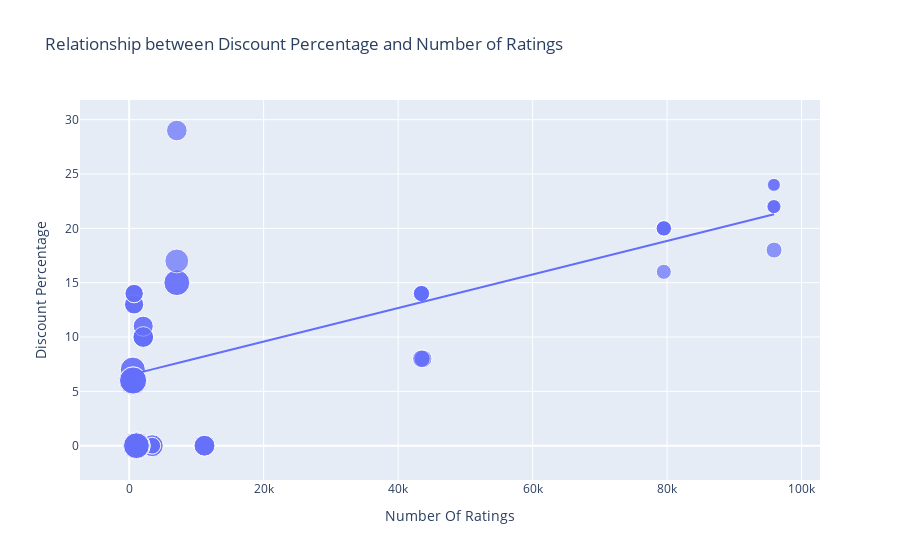

Notebook code for this chart:
### Markdown cell above
# What is the relationship between the discount percentage and the number of ratings of iphones on Flipkart?

### Code cell
figure = px.scatter(data_frame = data, 
                    x = "Number Of Ratings",  
                    y = "Discount Percentage", 
                    size = 'Sale Price', 
                    trendline = 'ols', 
                    title = "Relationship between Discount Percentage and Number of Ratings")
figure.show()

### Figure 1 — Plotly figure (JSON) as saved in the notebook; plotly's stock layout.template omitted (floating-point values rounded to 4 significant figures)
{"data": [{"hovertemplate": "Number Of Ratings=%{x}<br>Discount Percentage=%{y}<br>Sale Price=%{marker.size}<extra></extra>", "legendgroup": "", "marker": {"color": "#636efa", "size": [49900, 84900, 84900, 77000, 77000, 49900, 49900, 77000, 89900, 41999, 39999, 41999, 41999, 41999, 131900, 117100, 131900, 117100, 74999, 117900, 117100, 117900, 99900, 44999, 140900, 130900, 64900, 120900, 59900, 75900, 110900, 130900, 120900, 64900, 64900, 75900, 75900, 120900, 59900, 120900, 75900, 140900, 70900, 70900, 75900, 59900, 110900, 120900, 130900, 130900, 54999, 54999, 29999, 34999, 34999, 34999, 54999, 29999, 46999, 46999, 46999, 46999], "sizemode": "area", "sizeref": 352.2, "symbol": "circle"}, "mode": "markers", "name": "", "orientation": "v", "showlegend": false, "type": "scatter", "x": [3431, 3431, 3431, 11202, 11202, 3431, 3431, 11202, 1454, 79512, 79512, 79582, 79512, 79512, 1078, 1078, 1078, 1078, 7088, 7088, 1078, 7088, 7081, 95909, 542, 580, 740, 545, 740, 2101, 545, 580, 580, 730, 730, 2101, 2101, 580, 740, 580, 2092, 545, 2101, 2092, 2101, 740, 545, 580, 580, 580, 43707, 43707, 95807, 95909, 95807, 95909, 43470, 95909, 43470, 43470, 43470, 43470], "xaxis": "x", "y": [0, 0, 0, 0, 0, 0, 0, 0, 0, 20, 16, 20, 20, 20, 0, 0, 0, 0, 29, 15, 0, 15, 17, 18, 6, 6, 13, 6, 14, 10, 7, 6, 6, 13, 13, 10, 10, 6, 14, 6, 10, 6, 11, 11, 10, 14, 7, 6, 6, 6, 8, 8, 24, 22, 22, 22, 8, 24, 14, 14, 14, 14], "yaxis": "y"}, {"hovertemplate": "<b>OLS trendline</b><br>Discount Percentage = 0.000154292 * Number Of Ratings + 6.49233<br>R<sup>2</sup>=0.468988<br><br>Number Of Ratings=%{x}<br>Discount Percentage=%{y} <b>(trend)</b><extra></extra>", "legendgroup": "", "marker": {"color": "#636efa", "symbol": "circle"}, "mode": "lines", "name": "", "showlegend": false, "type": "scatter", "x": [542, 545, 545, 545, 545, 580, 580, 580, 580, 580, 580, 580, 580, 730, 730, 740, 740, 740, 740, 1078, 1078, 1078, 1078, 1078, 1454, 2092, 2092, 2101, 2101, 2101, 2101, 2101, 3431, 3431, 3431, 3431, 3431, 7081, 7088, 7088, 7088, 11202, 11202, 11202, 43470, 43470, 43470, 43470, 43470, 43707, 43707, 79512, 79512, 79512, 79512, 79582, 95807, 95807, 95909, 95909, 95909, 95909], "xaxis": "x", "y": [6.576, 6.576, 6.576, 6.576, 6.576, 6.582, 6.582, 6.582, 6.582, 6.582, 6.582, 6.582, 6.582, 6.605, 6.605, 6.607, 6.607, 6.607, 6.607, 6.659, 6.659, 6.659, 6.659, 6.659, 6.717, 6.815, 6.815, 6.816, 6.816, 6.816, 6.816, 6.816, 7.022, 7.022, 7.022, 7.022, 7.022, 7.585, 7.586, 7.586, 7.586, 8.221, 8.221, 8.221, 13.2, 13.2, 13.2, 13.2, 13.2, 13.24, 13.24, 18.76, 18.76, 18.76, 18.76, 18.77, 21.27, 21.27, 21.29, 21.29, 21.29, 21.29], "yaxis": "y"}], "layout": {"autosize": true, "legend": {"itemsizing": "constant", "tracegroupgap": 0}, "title": {"text": "Relationship between Discount Percentage and Number of Ratings"}, "xaxis": {"anchor": "y", "autorange": true, "domain": [0, 1], "range": [-6745.0, 102400.0], "title": {"text": "Number Of Ratings"}, "type": "linear"}, "yaxis": {"anchor": "x", "autorange": true, "domain": [0, 1], "range": [-5.213, 33.41], "title": {"text": "Discount Percentage"}, "type": "linear"}}}
